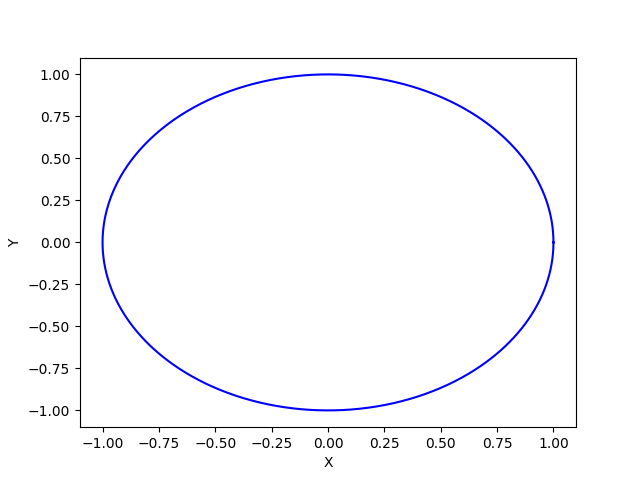

Here is the Python script that generated this plot:
import numpy as np
import matplotlib.pyplot as plt

def lissajous(a, b, A=1, B=1, delta=np.pi/2):
    t = np.linspace(0, 2 * np.pi, 1000)
    x = A * np.sin(a * t + delta)
    y = B * np.sin(b * t)

 
    plt.plot(x, y, color='blue')
    plt.xlabel('X')
    plt.ylabel('Y')

lissajous(a=1, b=1, A=1, B=1)

plt.savefig('DZdop1.png')
